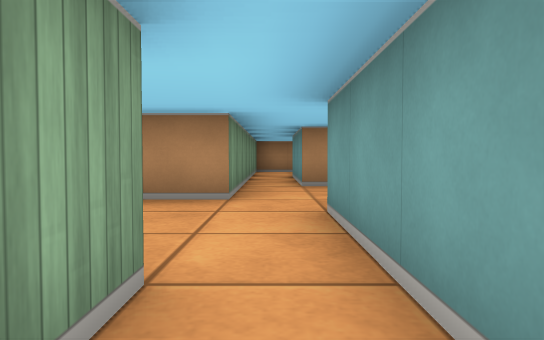
[1] (above)

20 first-person views from a walk through a cub3D level. The camera is about half as high as the walls, tilts 2° down and sees 70° across. The floor is counted in squares. Each view is taken from the middle of a square. On the plan, view 1 faces up. The plan holds only what a view shows up to about 9 squares ahead; the rest is blank.

[2]
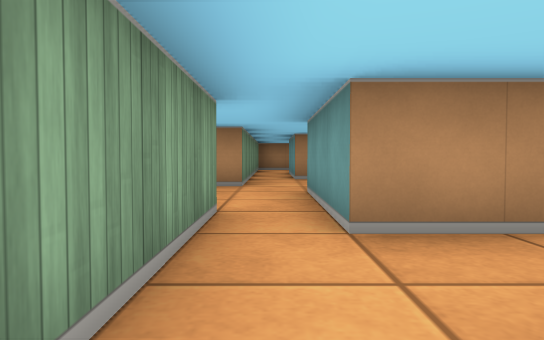

[3]
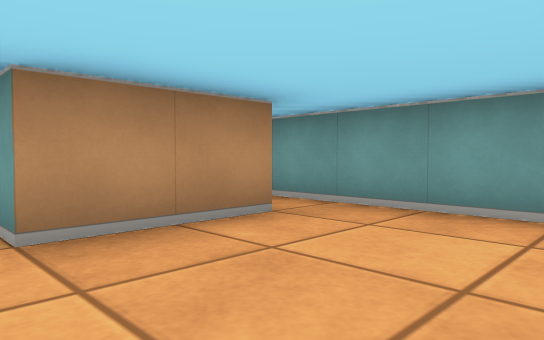

[4]
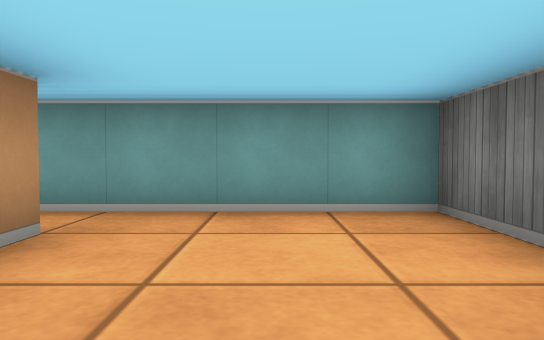

[5]
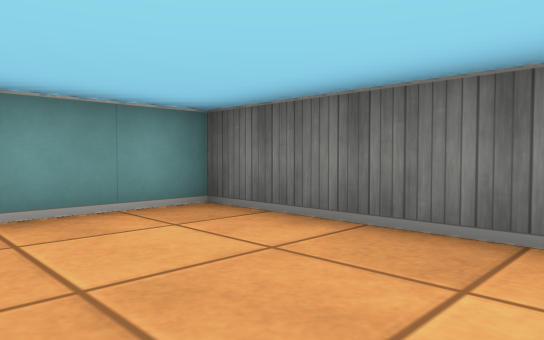

[6]
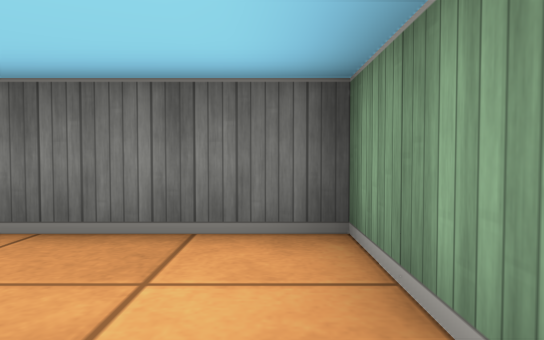

[7]
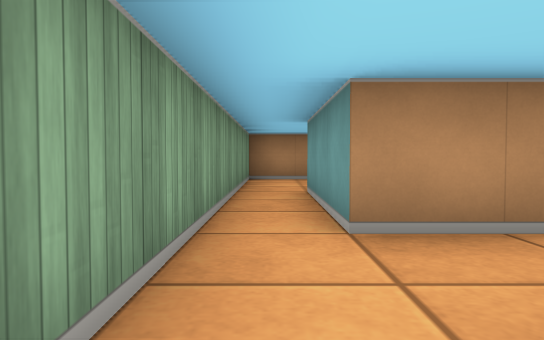

[8]
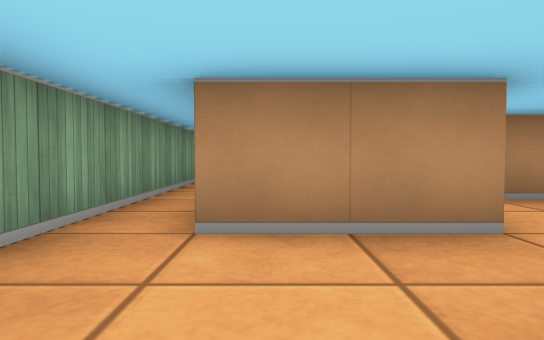

[9]
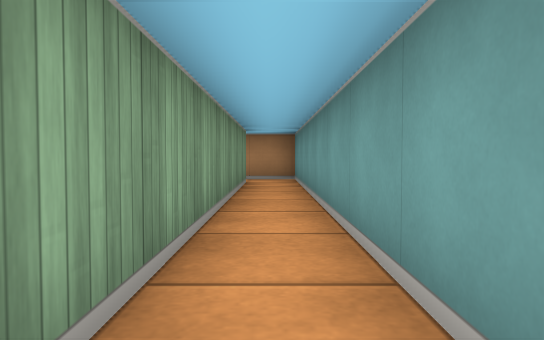

[10]
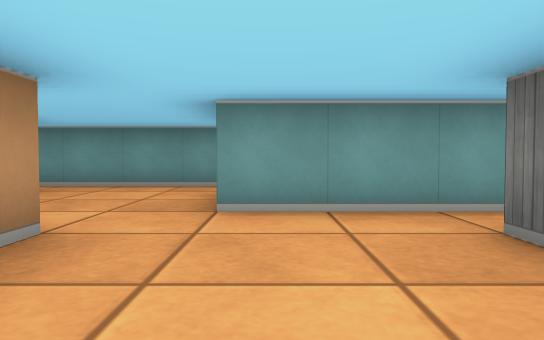

[11]
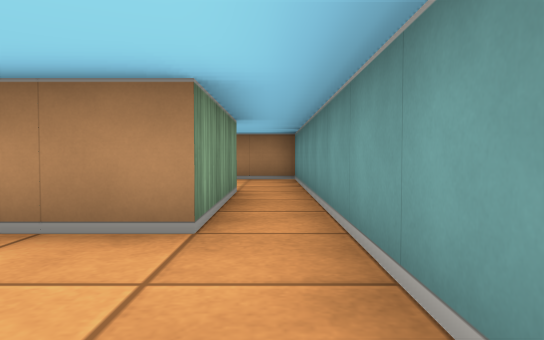

[12]
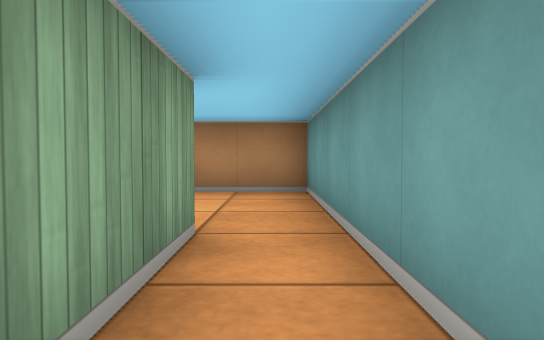

[13]
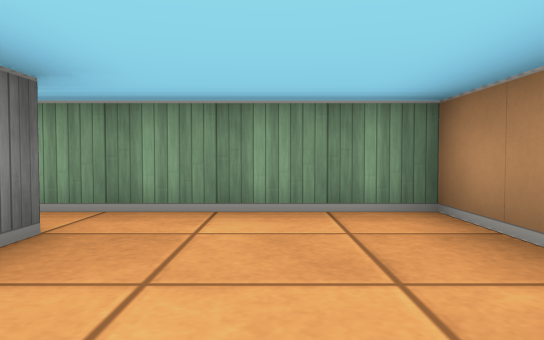

[14]
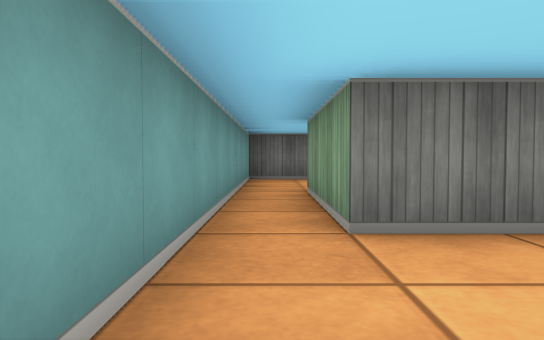

[15]
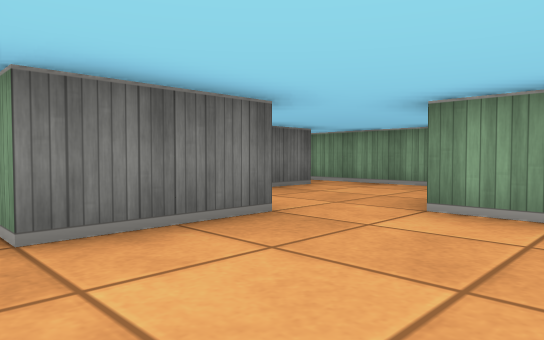

[16]
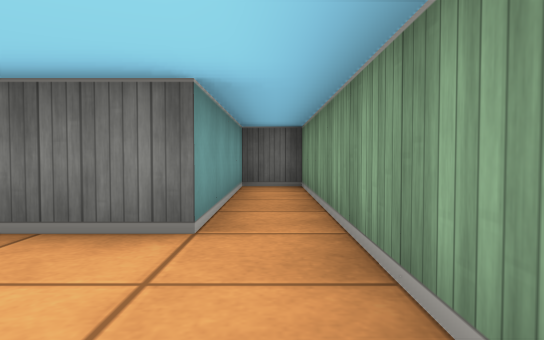

[17]
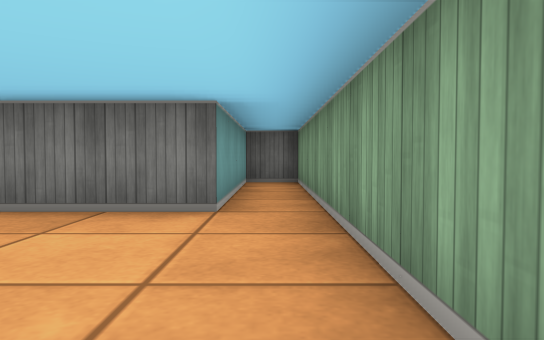

[18]
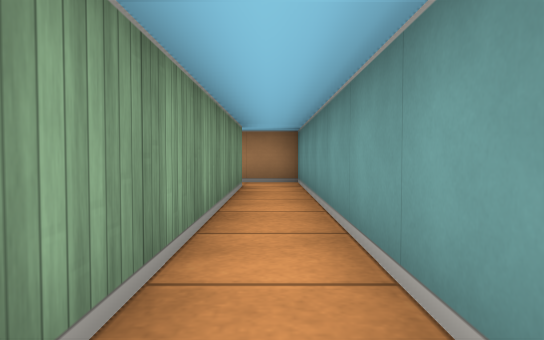

[19]
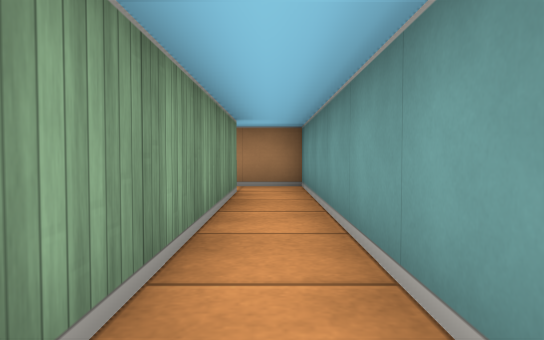

[20]
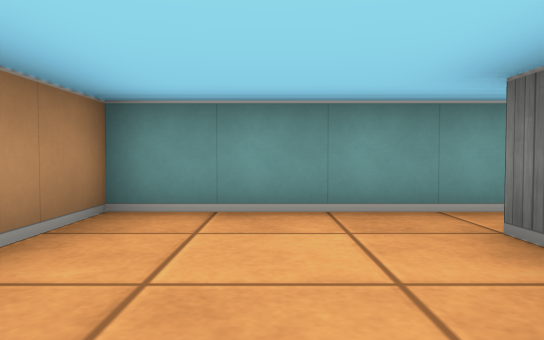

### Floor plan
Points are (right, up) in squares from view 1. A wall is a line through its corners. A room is listed if a view was taken in it or the views show most of it. See-through windows are left out.
Room 1 (views 1, 2, 3, 4, 5, 6)
walls: (-0.5, 0.5) (-0.5, -2.5) (3.5, -2.5) (3.5, 0.5); (2.5, 0.5) (0.5, 0.5)
ways out: opening at (0, 1) to room 2; opening at (3, 1) to room 2
Room 2 (views 7, 8, 9, 10, 11, 14, 15, 16, 17, 18, 19)
walls: (-0.5, 6.5) (-0.5, 4.5) (-2.5, 4.5) (-2.5, 12.5) (-3.6, 12.5); (0.5, 0.5) (0.5, 3.5) (2.5, 3.5) (2.5, 0.5); (2.5, 6.5) (0.5, 6.5); (3.5, 0.5) (3.5, 6.5); (-3.5, 11.5) (-3.5, -2.5) (-2.5, -2.5) (-2.5, 1.5) (-0.5, 1.5) (-0.5, 0.5)
ways out: opening at (0, 1) to room 1; opening at (3, 1) to room 1; opening at (1.5, 7) to room 3; opening at (-4, 12)
Room 3 (views 12, 13, 20)
walls: (0.5, 6.5) (0.5, 9.5) (2.5, 9.5) (2.5, 6.5); (3.5, 6.5) (3.5, 12.5) (-0.5, 12.5) (-0.5, 6.5)
ways out: opening at (1.5, 7) to room 2

Where each view was taken, in squares from view 1:
view 1: 0 up, 0 right, facing up
view 2: 2 down, 0 right, facing up
view 3: 2 down, 0 right, facing up-right
view 4: 1 down, 0 right, facing right
view 5: 0 up, 0 right, facing down-right
view 6: 0 up, 0 right, facing down
view 7: 4 up, 0 right, facing up
view 8: 2 up, 2 left, facing up
view 9: 4 up, 3 left, facing up
view 10: 3 up, 3 left, facing right
view 11: 4 up, 3 right, facing up
view 12: 7 up, 3 right, facing up
view 13: 11 up, 3 right, facing left
view 14: 6 up, 3 right, facing down
view 15: 6 up, 3 right, facing down-left
view 16: 4 up, 3 left, facing down
view 17: 5 up, 3 left, facing down
view 18: 5 up, 3 left, facing up
view 19: 6 up, 3 left, facing up
view 20: 11 up, 0 right, facing right
